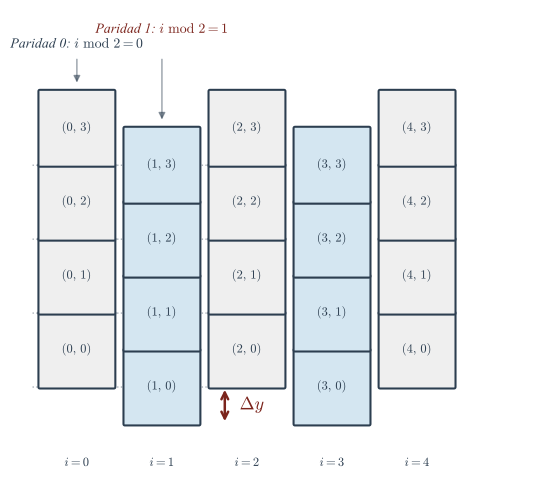

The Python source for this figure:
#!/usr/bin/env python3
# -*- coding: utf-8 -*-
"""
gen_zigzag_offset.py
====================
Genera la figura teórica ``fig:zigzag_offset`` del Capítulo 4.
Muestra una cuadrícula 5×4 donde las columnas impares están desplazadas
verticalmente medio incremento respecto a las pares, ilustrando la
discontinuidad espacial del mapeo zig-zag y la operación módulo 2.

Salida: zigzag_offset.pdf
"""

import matplotlib
matplotlib.use("Agg")  # backend no interactivo

import matplotlib.pyplot as plt
import matplotlib.patches as mpatches
from matplotlib.patches import FancyArrowPatch
import numpy as np

# ──────────────────────────── Parámetros globales ────────────────────────────
COLS, ROWS = 5, 4          # columnas i ∈ [0,4], filas j ∈ [0,3]
CELL  = 1.0                # lado de cada celda cuadrada
GAP   = 0.15               # espacio entre columnas (horizontal)
HALF  = CELL / 2.0         # desfase vertical para columnas impares

# Paleta sobria y académica
COL_EVEN_FILL  = "#EFEFEF"
COL_ODD_FILL   = "#D4E6F1"
BORDER_COLOR   = "#2C3E50"
TEXT_COLOR      = "#2C3E50"
ACCENT_COLOR   = "#7B241C"
DASH_ALPHA     = 0.40
BORDER_LW      = 1.5

# Tipografía
plt.rcParams.update({
    "text.usetex":        False,
    "mathtext.fontset":   "cm",       # Computer Modern – aspecto LaTeX
    "font.family":        "serif",
    "font.serif":         ["Times New Roman", "DejaVu Serif"],
    "font.size":          10,
})


# ─────────────────── Funciones auxiliares de geometría ───────────────────────
def cell_origin(i: int, j: int) -> tuple[float, float]:
    """Esquina inferior-izquierda de la celda (i, j)."""
    x = i * (CELL + GAP)
    y_offset = HALF if (i % 2 == 1) else 0.0
    y = j * CELL - y_offset          # desplazar hacia abajo las impares
    return x, y


def cell_center(i: int, j: int) -> tuple[float, float]:
    """Centro geométrico de la celda (i, j)."""
    ox, oy = cell_origin(i, j)
    return ox + CELL / 2.0, oy + CELL / 2.0


# ────────────────────────── Construcción de la figura ────────────────────────
fig, ax = plt.subplots(figsize=(8.5, 6.2))
ax.set_aspect("equal")
ax.axis("off")

# ① Dibujar todas las celdas (rectangles + etiquetas de coordenadas)
for i in range(COLS):
    fill = COL_EVEN_FILL if i % 2 == 0 else COL_ODD_FILL
    for j in range(ROWS):
        ox, oy = cell_origin(i, j)
        rect = mpatches.FancyBboxPatch(
            (ox, oy), CELL, CELL,
            boxstyle="round,pad=0.02",
            facecolor=fill,
            edgecolor=BORDER_COLOR,
            linewidth=BORDER_LW,
            zorder=2,
        )
        ax.add_patch(rect)

        # Etiqueta $(i, j)$
        cx, cy = cell_center(i, j)
        ax.text(
            cx, cy,
            rf"$({i},\,{j})$",
            ha="center", va="center",
            fontsize=9, color=TEXT_COLOR,
            zorder=3,
        )

# ② Líneas punteadas de referencia horizontal (desde la base de celdas pares)
#    Se proyectan desde la base de (0, j) hacia la derecha, cruzando la col 1.
for j in range(ROWS):
    y_base = cell_origin(0, j)[1]            # base de la celda par
    x_start = cell_origin(0, j)[0] - 0.10
    x_end   = cell_origin(1, j)[0] + CELL + 0.30
    ax.plot(
        [x_start, x_end], [y_base, y_base],
        linestyle=":",
        color=BORDER_COLOR,
        alpha=DASH_ALPHA,
        linewidth=1.0,
        zorder=1,
    )

# ③ Flecha de cota bidireccional que mide Δy (desfase vertical)
#    Se coloca entre la base de (0,0) y la base de (1,0).
base_00  = cell_origin(0, 0)[1]              # y-base de celda (0,0)
base_10  = cell_origin(1, 0)[1]              # y-base de celda (1,0) desplazada

# Posición x de la cota: un poco a la derecha de la columna 1
x_cota = cell_origin(1, 0)[0] + CELL + 0.35

arrow = FancyArrowPatch(
    (x_cota, base_00), (x_cota, base_10),
    arrowstyle="<->",
    color=ACCENT_COLOR,
    linewidth=1.8,
    mutation_scale=12,
    zorder=4,
)
ax.add_patch(arrow)

# Etiqueta Δy junto a la flecha
mid_y = (base_00 + base_10) / 2.0
ax.text(
    x_cota + 0.20, mid_y,
    r"$\Delta y$",
    ha="left", va="center",
    fontsize=13, fontweight="bold",
    color=ACCENT_COLOR,
    zorder=5,
)

# ④ Anotaciones de paridad en la parte superior
top_y = max(cell_origin(i, ROWS - 1)[1] + CELL for i in range(COLS)) + 0.55

# Paridad 0 centrada sobre i=0
cx0, _ = cell_center(0, ROWS - 1)
ax.text(
    cx0, top_y,
    r"Paridad 0: $i \ \text{mod} \ 2 = 0$",
    ha="center", va="bottom",
    fontsize=10, color=BORDER_COLOR,
    fontstyle="italic",
    zorder=5,
)

# Paridad 1 centrada sobre i=1
cx1, _ = cell_center(1, ROWS - 1)
ax.text(
    cx1, top_y + 0.2,
    r"Paridad 1: $i \ \text{mod} \ 2 = 1$",
    ha="center", va="bottom",
    fontsize=10, color=COL_ODD_FILL if False else ACCENT_COLOR,
    fontstyle="italic",
    zorder=5,
)

# Pequeñas flechas desde las etiquetas de paridad hacia la primera celda de cada col
for idx, cx_label in enumerate([cx0, cx1]):
    target_y = cell_origin(idx, ROWS - 1)[1] + CELL + 0.08
    ax.annotate(
        "",
        xy=(cx_label, target_y),
        xytext=(cx_label, top_y - 0.08),
        arrowprops=dict(
            arrowstyle="-|>",
            color=BORDER_COLOR,
            lw=1.0,
            alpha=0.5,
        ),
        zorder=4,
    )

# ⑤ Etiquetas de eje: índices de columna y fila (decorativas, estilo libro)
#    Columnas
for i in range(COLS):
    cx, _ = cell_center(i, 0)
    bottom_y = min(cell_origin(c, 0)[1] for c in range(COLS)) - 0.45
    ax.text(
        cx, bottom_y,
        rf"$i={i}$",
        ha="center", va="top",
        fontsize=9, color=BORDER_COLOR,
        zorder=5,
    )

# ⑥ Ajustar límites del lienzo
x_min = -0.4
x_max = cell_origin(COLS - 1, 0)[0] + CELL + 1.0
y_min = min(cell_origin(i, 0)[1] for i in range(COLS)) - 0.85
y_max = top_y + 0.55
ax.set_xlim(x_min, x_max)
ax.set_ylim(y_min, y_max)

# ──────────────────────────── Exportación ────────────────────────────────────
output_path = "zigzag_offset.pdf"
fig.savefig(output_path, bbox_inches="tight", pad_inches=0.1)
plt.close(fig)

print(f"✓ Figura guardada exitosamente en: {output_path}")
